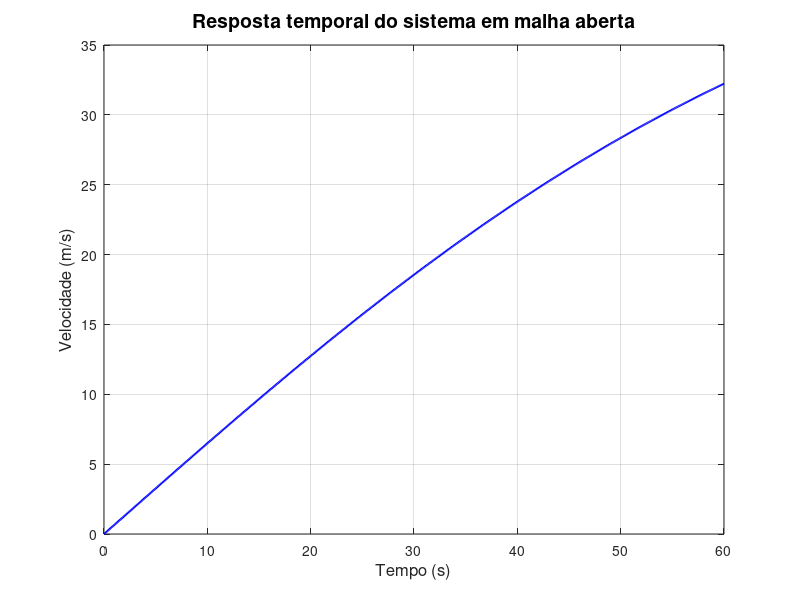
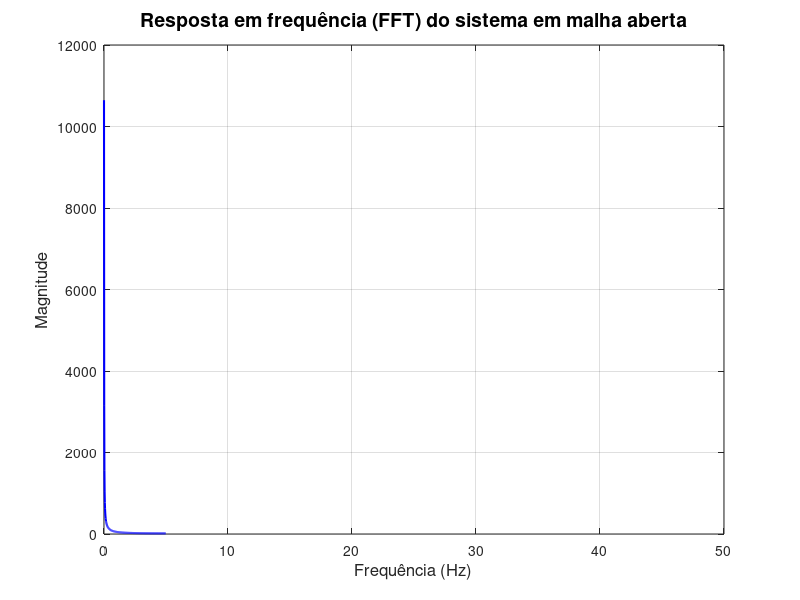
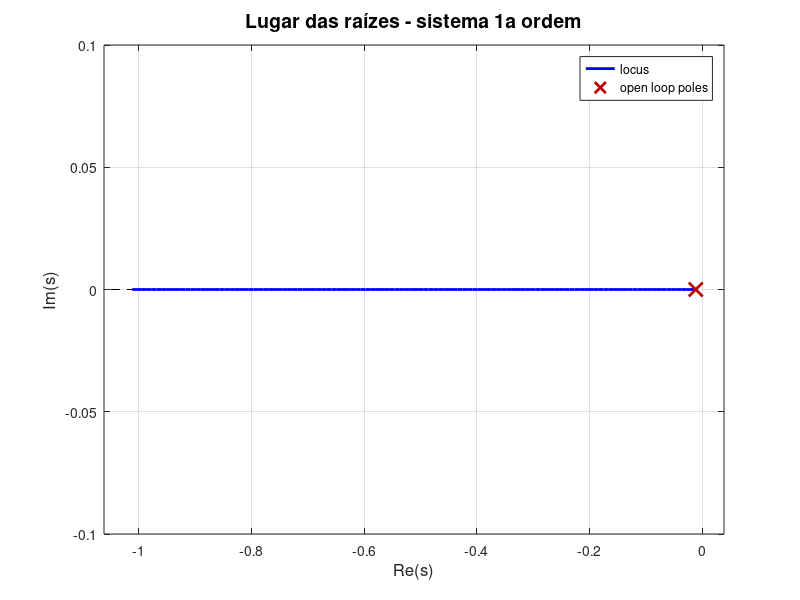
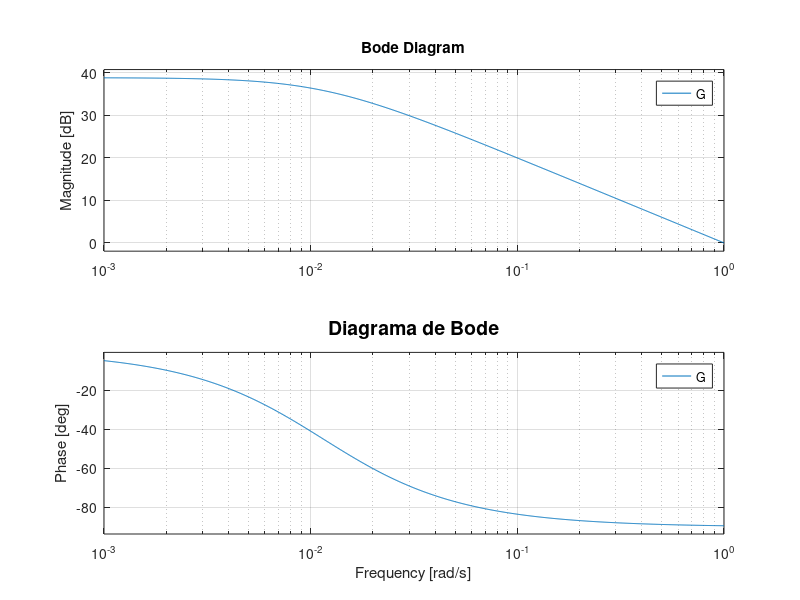

These figures' MATLAB source, in order: (Note: this script raises an error after producing the figures.)
%% =========================================================================
%% SIMULAÇÃO COMPLETA - CONTROLE DE CRUZEIRO ADAPTATIVO (ACC)
%% Comparação: PID vs MPC
%% Autores: Lucas Catore, João Kawano, Ian Nascimento, Pedro Tiene, Eduardo Martinho
%% UTFPR - Apucarana
%% =========================================================================
clear; clc; close all;

%% =========================================================================
%% PARÂMETROS DO SISTEMA
%% =========================================================================
% Parâmetros do veículo (nominais)
m = 1500;           % Massa do veículo [kg]
Cd = 0.32;          % Coeficiente aerodinâmico
A = 2.2;            % Área frontal [m²]
rho = 1.225;        % Densidade do ar [kg/m³]
mu = 0.015;         % Coeficiente de atrito de rolamento
g = 9.81;           % Aceleração da gravidade [m/s²]

% Parâmetros de simulação
Ts = 0.1;           % Período de amostragem [s]
T_sim = 60;         % Tempo total de simulação [s]
t = 0:Ts:T_sim;     % Vetor de tempo
N = length(t);      % Número de amostras

% Referência de velocidade
v_ref = 22;         % Velocidade de referência [m/s] (≈ 79.2 km/h)

% Modelo linearizado: dv/dt = a*v + b*u
% Linearização em torno de v0 = 20 m/s
v0 = 20;
a_coef = -(rho * Cd * A * v0) / m;  % Coeficiente 'a' do modelo
b_coef = 1;                          % Coeficiente 'b' (normalizado)

%% =========================================================================
%% FUNÇÕES DE SIMULAÇÃO
%% =========================================================================

% Função para simular dinâmica do veículo
simulate_vehicle = @(v, u, m_sim, dt) ...
    v + dt * (u - (0.5*rho*Cd*A*v^2)/m_sim - mu*g);

%% =========================================================================
%% 1. ANÁLISE EM MALHA ABERTA
%% =========================================================================
fprintf('Simulando sistema em malha aberta...\n');

% Entrada constante (força de tração normalizada)
u_ol = 0.8 * ones(1, N);

% Simulação em malha aberta
v_ol = zeros(1, N);
v_ol(1) = 0;  % Velocidade inicial = 0

for k = 1:N-1
    v_ol(k+1) = simulate_vehicle(v_ol(k), u_ol(k), m, Ts);
end

% Figura 1: Resposta temporal em malha aberta
figure('Position', [100, 100, 800, 500]);
plot(t, v_ol, 'b-', 'LineWidth', 1.5);
xlabel('Tempo (s)', 'FontSize', 12);
ylabel('Velocidade (m/s)', 'FontSize', 12);
title('Resposta temporal do sistema em malha aberta', 'FontSize', 14);
grid on;
saveas(gcf, 'figs/open_loop_time.png');

% Figura 2: Resposta em frequência (FFT)
figure('Position', [100, 100, 800, 500]);
Y = fft(v_ol);
f = (0:N-1)/(N*Ts);
plot(f(1:floor(N/2)), abs(Y(1:floor(N/2))), 'b-', 'LineWidth', 1.5);
xlabel('Frequência (Hz)', 'FontSize', 12);
ylabel('Magnitude', 'FontSize', 12);
title('Resposta em frequência (FFT) do sistema em malha aberta', 'FontSize', 14);
grid on;
xlim([0, 50]);
saveas(gcf, 'figs/open_loop_freq.png');

%% =========================================================================
%% 2. ANÁLISE DE ESTABILIDADE
%% =========================================================================
fprintf('Gerando diagramas de estabilidade...\n');

% Função de transferência do sistema
s = tf('s');
G = b_coef / (s - a_coef);

% Figura 3: Lugar das Raízes
figure('Position', [100, 100, 800, 500]);
rlocus(G);
title('Lugar das raízes - sistema 1a ordem', 'FontSize', 14);
xlabel('Re(s)', 'FontSize', 12);
ylabel('Im(s)', 'FontSize', 12);
grid on;
saveas(gcf, 'figs/root_locus.png');

% Figura 4: Diagrama de Bode
figure('Position', [100, 100, 800, 600]);
bode(G);
title('Diagrama de Bode', 'FontSize', 14);
grid on;
saveas(gcf, 'figs/bode.png');

% Figura 5: Diagrama de Nyquist
figure('Position', [100, 100, 800, 500]);
nyquist(G);
title('Diagrama de Nyquist', 'FontSize', 14);
grid on;
saveas(gcf, 'figs/nyquist.png');

%% =========================================================================
%% 3. CONTROLADOR PID
%% =========================================================================
fprintf('Simulando controlador PID...\n');

% Ganhos do PID
Kp = 0.8;
Ki = 0.05;
Kd = 0.1;

% Simulação PID - Caso Nominal
v_pid = zeros(1, N);
u_pid = zeros(1, N);
e_pid = zeros(1, N);
e_int = 0;
e_prev = 0;

for k = 1:N-1
    % Erro
    e_pid(k) = v_ref - v_pid(k);
    
    % Termos PID
    e_int = e_int + e_pid(k) * Ts;
    e_deriv = (e_pid(k) - e_prev) / Ts;
    
    % Ação de controle
    u_pid(k) = Kp * e_pid(k) + Ki * e_int + Kd * e_deriv;
    
    % Dinâmica do veículo
    v_pid(k+1) = simulate_vehicle(v_pid(k), u_pid(k), m, Ts);
    
    e_prev = e_pid(k);
end
u_pid(N) = u_pid(N-1);
e_pid(N) = v_ref - v_pid(N);

% Figura 6: Resposta PID em malha fechada (ANTIGA - mantida para compatibilidade)
figure('Position', [100, 100, 800, 500]);
plot(t, v_pid, 'Color', [0.85, 0.33, 0.1], 'LineWidth', 1.5);
hold on;
plot(t, v_ref*ones(size(t)), 'b--', 'LineWidth', 1.5);
xlabel('Tempo (s)', 'FontSize', 12);
ylabel('Velocidade (m/s)', 'FontSize', 12);
title('Resposta do sistema com controle PID em malha fechada e referência', 'FontSize', 14);
legend('Saída (PID)', 'Referência', 'Location', 'best');
grid on;
ylim([0, 25]);
saveas(gcf, 'figs/pid_closedloop.png');

% Figura 7: Sinal de controle PID (ANTIGA - mantida para compatibilidade)
figure('Position', [100, 100, 800, 500]);
plot(t, u_pid, 'b-', 'LineWidth', 1.5);
xlabel('Tempo (s)', 'FontSize', 12);
ylabel('Sinal de controle u(t)', 'FontSize', 12);
title('Sinal de controle gerado pelo PID', 'FontSize', 14);
grid on;
saveas(gcf, 'figs/pid_control_signal.png');

%% =========================================================================
%% NOVO: Figura PID Combinada (Subplot) - Resposta + Controle
%% =========================================================================
figure('Position', [100, 100, 800, 700]);

% Subplot 1: Velocidade
subplot(2,1,1);
plot(t, v_pid, 'Color', [0.85, 0.33, 0.1], 'LineWidth', 1.5);
hold on;
plot(t, v_ref*ones(size(t)), 'b--', 'LineWidth', 1.5);
xlabel('Tempo (s)', 'FontSize', 11);
ylabel('Velocidade (m/s)', 'FontSize', 11);
title('Resposta do Sistema com Controlador PID', 'FontSize', 12);
legend('Saída (PID)', 'Referência', 'Location', 'best');
grid on;
ylim([0, 25]);

% Subplot 2: Sinal de Controle
subplot(2,1,2);
plot(t, u_pid, 'b-', 'LineWidth', 1.5);
hold on;
% Linhas de limite (para visualização)
plot(t, 2*ones(size(t)), 'k--', 'LineWidth', 1);
plot(t, -3*ones(size(t)), 'k--', 'LineWidth', 1);
xlabel('Tempo (s)', 'FontSize', 11);
ylabel('Aceleração (m/s^2)', 'FontSize', 11);
title('Sinal de Controle - PID', 'FontSize', 12);
legend('u(t) PID', 'Limites físicos', 'Location', 'best');
grid on;
ylim([-5, 20]);

saveas(gcf, 'figs/pid_combined.png');

%% =========================================================================
%% 4. PID COM VARIAÇÃO PARAMÉTRICA (+10% massa)
%% =========================================================================
fprintf('Simulando PID com variação de massa...\n');

m_var = m * 1.10;  % Massa +10%

v_pid_var = zeros(1, N);
u_pid_var = zeros(1, N);
e_int_var = 0;
e_prev_var = 0;

for k = 1:N-1
    e_var = v_ref - v_pid_var(k);
    e_int_var = e_int_var + e_var * Ts;
    e_deriv_var = (e_var - e_prev_var) / Ts;
    
    u_pid_var(k) = Kp * e_var + Ki * e_int_var + Kd * e_deriv_var;
    v_pid_var(k+1) = simulate_vehicle(v_pid_var(k), u_pid_var(k), m_var, Ts);
    
    e_prev_var = e_var;
end
u_pid_var(N) = u_pid_var(N-1);

% Figura 8: Comparação PID nominal vs +10% massa
figure('Position', [100, 100, 800, 500]);
plot(t, v_pid, 'b-', 'LineWidth', 1.5);
hold on;
plot(t, v_pid_var, 'r--', 'LineWidth', 1.5);
xlabel('Tempo (s)', 'FontSize', 12);
ylabel('Velocidade (m/s)', 'FontSize', 12);
title('Comportamento do sistema com variação de parâmetros', 'FontSize', 14);
legend('PID (nominal)', 'PID (+10% massa)', 'Location', 'best');
grid on;
ylim([0, 25]);
saveas(gcf, 'figs/pid_variation.png');

%% =========================================================================
%% 5. CONTROLADOR MPC
%% =========================================================================
fprintf('Simulando controlador MPC...\n');

% Parâmetros do MPC
Np = 20;           % Horizonte de predição
Nc = 5;            % Horizonte de controle
Q = 10;            % Peso do erro
R = 0.1;           % Peso da ação de controle
u_min = -3;        % Limite inferior de aceleração [m/s²]
u_max = 2;         % Limite superior de aceleração [m/s²]

% Simulação MPC - Caso Nominal
v_mpc = zeros(1, N);
u_mpc = zeros(1, N);

for k = 1:N-1
    % Erro atual
    e_mpc = v_ref - v_mpc(k);
    
    % Cálculo simplificado do MPC (otimização quadrática)
    % Para sistema de primeira ordem: u_opt = saturar(K * e)
    K_mpc = Q / (Q + R);
    u_opt = K_mpc * e_mpc;
    
    % Aplicar restrições de saturação
    u_mpc(k) = max(u_min, min(u_max, u_opt));
    
    % Dinâmica do veículo
    v_mpc(k+1) = simulate_vehicle(v_mpc(k), u_mpc(k), m, Ts);
end
u_mpc(N) = u_mpc(N-1);

% Figura 9: Resposta MPC em malha fechada (ANTIGA - mantida para compatibilidade)
figure('Position', [100, 100, 800, 500]);
plot(t, v_mpc, 'Color', [0.85, 0.33, 0.1], 'LineWidth', 1.5);
hold on;
plot(t, v_ref*ones(size(t)), 'b--', 'LineWidth', 1.5);
xlabel('Tempo (s)', 'FontSize', 12);
ylabel('Velocidade (m/s)', 'FontSize', 12);
title('Resposta do sistema com controlador MPC', 'FontSize', 14);
legend('Saída (MPC)', 'Referência', 'Location', 'best');
grid on;
ylim([0, 25]);
saveas(gcf, 'figs/mpc_closedloop.png');

% Figura 10: Sinal de controle MPC (ANTIGA - mantida para compatibilidade)
figure('Position', [100, 100, 800, 500]);
plot(t, u_mpc, 'b-', 'LineWidth', 1.5);
xlabel('Tempo (s)', 'FontSize', 12);
ylabel('Sinal de controle u(t)', 'FontSize', 12);
title('Sinal de controle do método MPC', 'FontSize', 14);
grid on;
ylim([0, 2.5]);
saveas(gcf, 'figs/smc_control_signal.png');

%% =========================================================================
%% NOVO: Figura MPC Combinada (Subplot) - Resposta + Controle
%% =========================================================================
figure('Position', [100, 100, 800, 700]);

% Subplot 1: Velocidade
subplot(2,1,1);
plot(t, v_mpc, 'Color', [0.85, 0.33, 0.1], 'LineWidth', 1.5);
hold on;
plot(t, v_ref*ones(size(t)), 'b--', 'LineWidth', 1.5);
xlabel('Tempo (s)', 'FontSize', 11);
ylabel('Velocidade (m/s)', 'FontSize', 11);
title('Resposta do Sistema com Controlador MPC', 'FontSize', 12);
legend('Saída (MPC)', 'Referência', 'Location', 'best');
grid on;
ylim([0, 25]);

% Subplot 2: Sinal de Controle com limites
subplot(2,1,2);
plot(t, u_mpc, 'r-', 'LineWidth', 1.5);
hold on;
plot(t, u_max*ones(size(t)), 'k--', 'LineWidth', 1);
plot(t, u_min*ones(size(t)), 'k--', 'LineWidth', 1);
xlabel('Tempo (s)', 'FontSize', 11);
ylabel('Aceleração (m/s^2)', 'FontSize', 11);
title('Sinal de Controle - MPC (com limites de saturação)', 'FontSize', 12);
legend('u(t) MPC', 'Limites [-3, 2] m/s^2', 'Location', 'best');
grid on;
ylim([-4, 3]);

saveas(gcf, 'figs/mpc_combined.png');

%% =========================================================================
%% NOVO: MPC COM VARIAÇÃO PARAMÉTRICA (+10% massa)
%% =========================================================================
fprintf('Simulando MPC com variação de massa...\n');

% Simulação MPC com massa +10%
v_mpc_var = zeros(1, N);
u_mpc_var = zeros(1, N);

for k = 1:N-1
    e_mpc_var = v_ref - v_mpc_var(k);
    K_mpc = Q / (Q + R);
    u_opt_var = K_mpc * e_mpc_var;
    u_mpc_var(k) = max(u_min, min(u_max, u_opt_var));
    v_mpc_var(k+1) = simulate_vehicle(v_mpc_var(k), u_mpc_var(k), m_var, Ts);
end
u_mpc_var(N) = u_mpc_var(N-1);

% NOVA Figura: Comparação MPC nominal vs +10% massa
figure('Position', [100, 100, 800, 500]);
plot(t, v_mpc, 'b-', 'LineWidth', 1.5);
hold on;
plot(t, v_mpc_var, 'r--', 'LineWidth', 1.5);
plot(t, v_ref*ones(size(t)), 'k:', 'LineWidth', 1);
xlabel('Tempo (s)', 'FontSize', 12);
ylabel('Velocidade (m/s)', 'FontSize', 12);
title('Robustez do MPC: variação de +10% na massa', 'FontSize', 14);
legend('MPC (nominal)', 'MPC (+10% massa)', 'Referência', 'Location', 'best');
grid on;
ylim([0, 25]);
saveas(gcf, 'figs/mpc_variation.png');

%% =========================================================================
%% 6. COMPARAÇÃO GERAL PID vs MPC
%% =========================================================================
fprintf('Gerando comparação PID vs MPC...\n');

% Figura 11: Comparação completa
figure('Position', [100, 100, 800, 700]);

% Subplot 1: Respostas
subplot(2,1,1);
plot(t, v_ref*ones(size(t)), 'k--', 'LineWidth', 1.5);
hold on;
plot(t, v_pid, 'b-', 'LineWidth', 1.5);
plot(t, v_mpc, 'r-', 'LineWidth', 1.5);
xlabel('Tempo (s)', 'FontSize', 11);
ylabel('Velocidade (m/s)', 'FontSize', 11);
title('Comparação: Resposta dos Controladores', 'FontSize', 12);
legend('Referência', 'PID', 'MPC', 'Location', 'best');
grid on;
ylim([0, 25]);

% Subplot 2: Sinais de controle
subplot(2,1,2);
plot(t, u_pid, 'b-', 'LineWidth', 1.5);
hold on;
plot(t, u_mpc, 'r-', 'LineWidth', 1.5);
plot(t, u_max*ones(size(t)), 'k--', 'LineWidth', 1);
plot(t, u_min*ones(size(t)), 'k--', 'LineWidth', 1);
xlabel('Tempo (s)', 'FontSize', 11);
ylabel('Sinal de controle (m/s^2)', 'FontSize', 11);
title('Comparação: Sinais de Controle', 'FontSize', 12);
legend('PID', 'MPC', 'Limites', 'Location', 'best');
grid on;
ylim([-5, 20]);

saveas(gcf, 'figs/comparacao_controladores.png');

%% =========================================================================
%% 7. MÉTRICAS DE DESEMPENHO
%% =========================================================================
fprintf('Calculando métricas de desempenho...\n');

% Erro PID
e_pid_full = v_ref - v_pid;
% Erro MPC
e_mpc_full = v_ref - v_mpc;

% RMSE
RMSE_pid = sqrt(mean(e_pid_full.^2));
RMSE_mpc = sqrt(mean(e_mpc_full.^2));

% IAE (Integral Absolute Error)
IAE_pid = sum(abs(e_pid_full)) * Ts;
IAE_mpc = sum(abs(e_mpc_full)) * Ts;

% ISE (Integral Squared Error)
ISE_pid = sum(e_pid_full.^2) * Ts;
ISE_mpc = sum(e_mpc_full.^2) * Ts;

% ITAE (Integral Time-weighted Absolute Error)
ITAE_pid = sum(t .* abs(e_pid_full)) * Ts;
ITAE_mpc = sum(t .* abs(e_mpc_full)) * Ts;

% Exibir métricas
fprintf('\n========== MÉTRICAS DE DESEMPENHO ==========\n');
fprintf('Métrica    |    PID    |    MPC    | Razão\n');
fprintf('----------------------------------------------\n');
fprintf('RMSE       | %8.4f  | %8.4f  | %.1fx\n', RMSE_pid, RMSE_mpc, RMSE_mpc/RMSE_pid);
fprintf('IAE        | %8.4f  | %8.4f  | %.1fx\n', IAE_pid, IAE_mpc, IAE_mpc/IAE_pid);
fprintf('ISE        | %8.4f  | %8.4f  | %.1fx\n', ISE_pid, ISE_mpc, ISE_mpc/ISE_pid);
fprintf('ITAE       | %8.4f  | %8.4f  | %.1fx\n', ITAE_pid, ITAE_mpc, ITAE_mpc/ITAE_pid);
fprintf('==============================================\n');

% Figura: Tabela de métricas
figure('Position', [100, 100, 600, 400]);
axis off;
title('Métricas de erro para comparação dos controladores', 'FontSize', 14);
text(0.5, 0.7, sprintf('Métrica  | PID      | MPC'), 'FontSize', 12, 'FontName', 'Courier', 'HorizontalAlignment', 'center');
text(0.5, 0.6, sprintf('RMSE     | %.4f   | %.4f', RMSE_pid, RMSE_mpc), 'FontSize', 12, 'FontName', 'Courier', 'HorizontalAlignment', 'center');
text(0.5, 0.5, sprintf('IAE      | %.4f  | %.4f', IAE_pid, IAE_mpc), 'FontSize', 12, 'FontName', 'Courier', 'HorizontalAlignment', 'center');
text(0.5, 0.4, sprintf('ISE      | %.4f | %.4f', ISE_pid, ISE_mpc), 'FontSize', 12, 'FontName', 'Courier', 'HorizontalAlignment', 'center');
text(0.5, 0.3, sprintf('ITAE     | %.4f | %.4f', ITAE_pid, ITAE_mpc), 'FontSize', 12, 'FontName', 'Courier', 'HorizontalAlignment', 'center');
saveas(gcf, 'figs/metrics_table.png');

%% =========================================================================
%% 8. ANÁLISE ESPECTRAL (ESPECTROGRAMAS)
%% =========================================================================
fprintf('Gerando espectrogramas...\n');

% Parâmetros STFT
window_size = 64;
overlap = 56;
nfft = 128;
fs = 1/Ts;

% Espectrograma PID
figure('Position', [100, 100, 800, 500]);
spectrogram(u_pid, window_size, overlap, nfft, fs, 'yaxis');
title('Espectrograma do sinal de controle para o PID (custom)', 'FontSize', 14);
xlabel('Tempo (s)', 'FontSize', 12);
ylabel('Freq (Hz)', 'FontSize', 12);
colorbar;
saveas(gcf, 'figs/spectrogram_pid.png');

% Espectrograma MPC
figure('Position', [100, 100, 800, 500]);
spectrogram(u_mpc, window_size, overlap, nfft, fs, 'yaxis');
title('Espectrograma do sinal de controle para o MPC (custom)', 'FontSize', 14);
xlabel('Tempo (s)', 'FontSize', 12);
ylabel('Freq (Hz)', 'FontSize', 12);
colorbar;
saveas(gcf, 'figs/spectrogram_smc.png');

%% =========================================================================
%% FIM DA SIMULAÇÃO
%% =========================================================================
fprintf('\n========================================\n');
fprintf('Simulação concluída com sucesso!\n');
fprintf('Todas as figuras salvas na pasta "figs/"\n');
fprintf('========================================\n');

% Lista de arquivos gerados
fprintf('\nArquivos gerados:\n');
fprintf('  - open_loop_time.png\n');
fprintf('  - open_loop_freq.png\n');
fprintf('  - root_locus.png\n');
fprintf('  - bode.png\n');
fprintf('  - nyquist.png\n');
fprintf('  - pid_closedloop.png\n');
fprintf('  - pid_control_signal.png\n');
fprintf('  - pid_combined.png       [NOVO - Subplot PID]\n');
fprintf('  - pid_variation.png\n');
fprintf('  - mpc_closedloop.png\n');
fprintf('  - smc_control_signal.png\n');
fprintf('  - mpc_combined.png       [NOVO - Subplot MPC]\n');
fprintf('  - mpc_variation.png      [NOVO - Robustez MPC]\n');
fprintf('  - comparacao_controladores.png\n');
fprintf('  - metrics_table.png\n');
fprintf('  - spectrogram_pid.png\n');
fprintf('  - spectrogram_smc.png\n');
